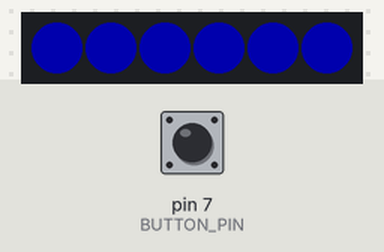
This sketch was run on a simulated Arduino Uno, built with avr-gcc and run on an emulated ATmega328P. On the bench: 6 RGB LEDs in strip order, left to right. Inputs (shaded band) come from the test bench; at power-on: pin 7 (BUTTON_PIN) HIGH. Dim RGB values are drawn brighter than linear; random numbers use the default seed unless the sketch sets one.

Above: at 1.8 s.
1.9 s: pin 7 (BUTTON_PIN) pulled LOW for 0.15 s
At 3.2 s:
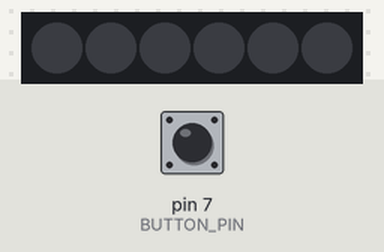
5.0 s: pin 7 (BUTTON_PIN) pulled LOW for 1 s
At 7.0 s:
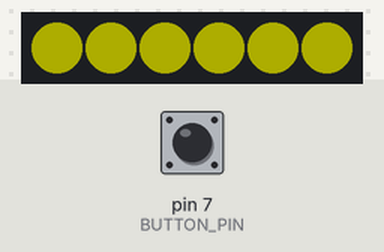
7.9 s: pin 7 (BUTTON_PIN) pulled LOW for 0.15 s
At 10.2 s:
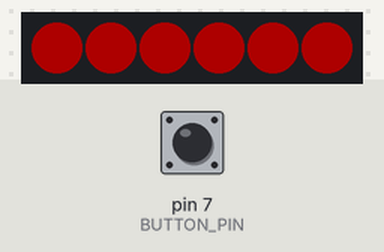
11.0 s: pin 7 (BUTTON_PIN) pulled LOW for 3.2 s
At 15.3 s:
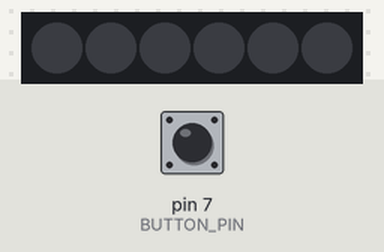
Timing chart, 0 to 16.8 s (numbered marks = the images above; inputs shaded):
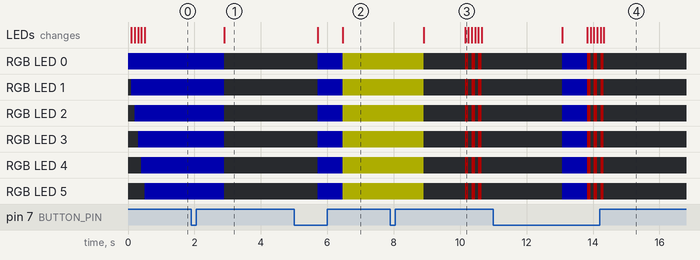

Measured:
- after the input at 1.9 s, RGB LED 0–5: RGB(0, 0, 50) → off after 1.0 s; the LEDs: change after 1.0 s (image 1)
- after the input at 7.9 s, RGB LED 0–5: RGB(50, 50, 0) → off after 1.0 s, then repeats every 0.20 s: RGB(50, 0, 0) 0.10 s, off 0.10 s; the LEDs: first change after 1.0 s (image 3 shows a later state)
- after the input at 11.0 s, RGB LED 0–5: off → RGB(0, 0, 50) after 2.1 s, then repeats every 0.20 s: RGB(50, 0, 0) 0.10 s, off 0.10 s, until it stays off from 14.3 s; the LEDs: first change after 2.1 s (image 4 shows a later state)

The sketch:

led_proj.ino
```cpp
#include <Adafruit_NeoPixel.h>
#ifdef __AVR__
 #include <avr/power.h>
#endif

#define LED_PIN        6
#define BUTTON_PIN     7

#define NUMPIXELS 6 // NeoPixel ring size

Adafruit_NeoPixel pixels(NUMPIXELS, LED_PIN, NEO_GRB + NEO_KHZ800);

#define DELAYVAL 100 // Time (in milliseconds) to pause between pixels

void setup() {
  #if defined(__AVR_ATtiny85__) && (F_CPU == 16000000)
    clock_prescale_set(clock_div_1);
  #endif
  Serial.begin(9600);

  pinMode(BUTTON_PIN, INPUT_PULLUP);

  pixels.begin();
  //Goes blue when starting
  for(int i=0; i<NUMPIXELS; i++) {
    pixels.setPixelColor(i, pixels.Color(0, 0, 50));
    pixels.show();
    delay(DELAYVAL);
  }
}

void loop() {
  bool button = buttonChecked();
  int time = 0;
  if (button == true)
  {
    int number = random(1000, 6000);
    delay(1000);
    pixels.clear();
    pixels.show();
    delay(number);
    blue();
  }
}

bool buttonChecked() {
  if(digitalRead(BUTTON_PIN) == LOW)
  {
    return true;
  }
  else
  {
    return false;
  }
}

void flashRed() {
    for (int j=0; j<3; j++){
      //Red flash
      for(int i=0; i<NUMPIXELS; i++) {
        pixels.setPixelColor(i, pixels.Color(50, 0, 0));
      }
      pixels.show();
      delay(100);
      //Turns off
      for(int i=0; i<NUMPIXELS; i++) {
        pixels.setPixelColor(i, pixels.Color(0, 0, 0));
      }
      pixels.show();
      delay(100);
    }
}

void blue() {
  bool newButton = buttonChecked();
  if(newButton == false){
    //Goes red if before blue flash
    flashRed();
    return;
  }
  //Blue flash for when to let go
  for(int i=0; i<NUMPIXELS; i++){
    pixels.setPixelColor(i, pixels.Color(0, 0, 50));
    pixels.show();
  }
  delay(750);
  bool newButton2 = buttonChecked();
  if(newButton2 == false){
    //Goes green if let go before time runs out and you win :)
    for(int i=0; i<NUMPIXELS; i++) {
      pixels.setPixelColor(i, pixels.Color(50, 50, 0));
      pixels.show();
    }
  }
  else {
    //Goes red if time goes out
    flashRed();
  }
}
```
